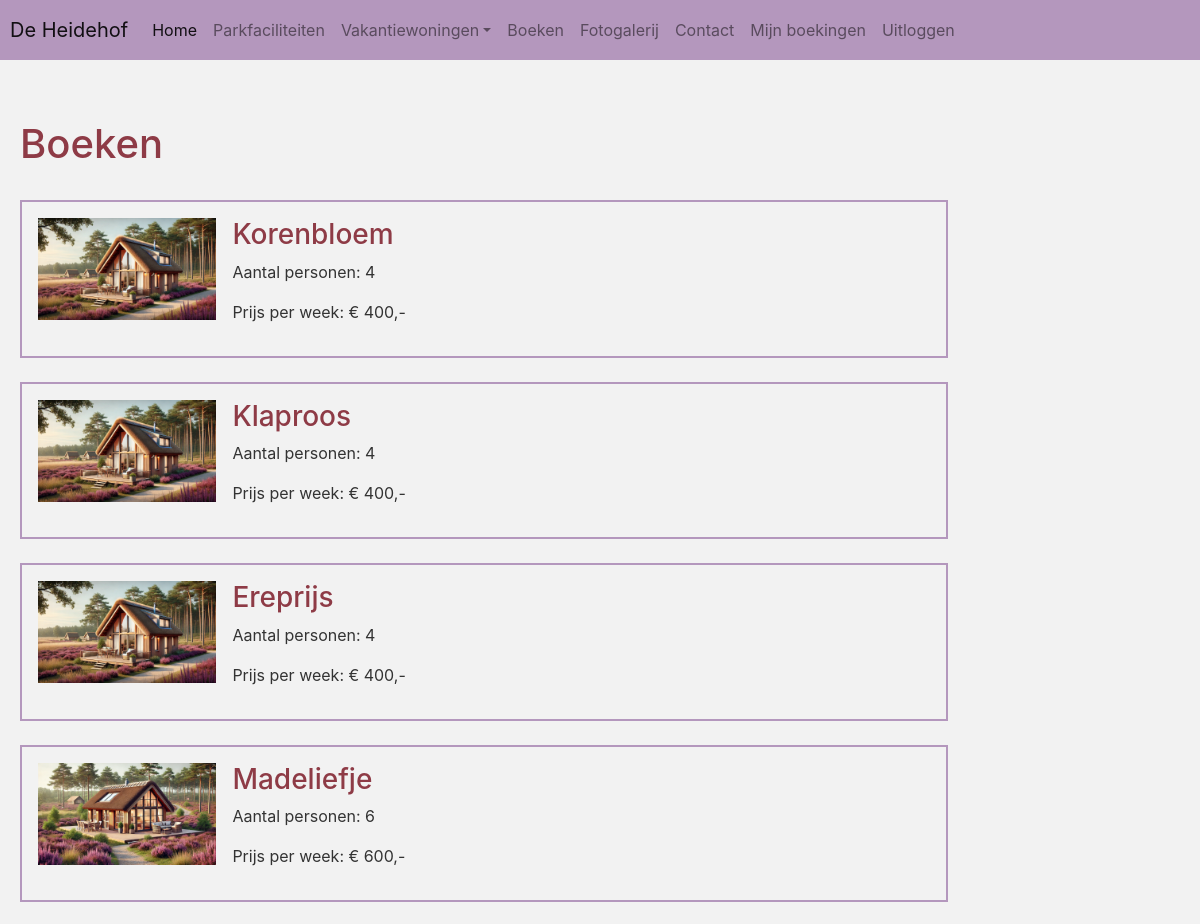
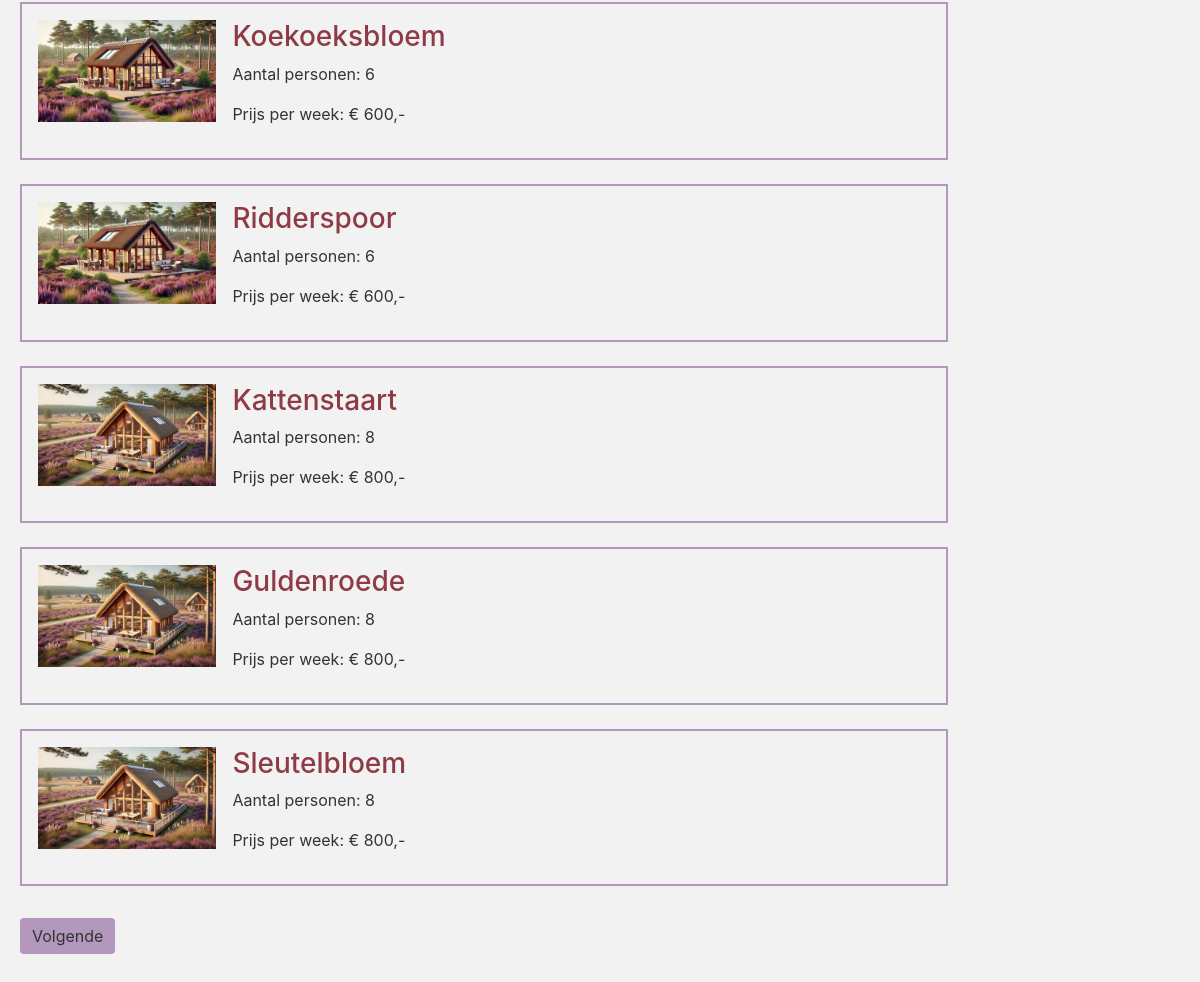
The page /boeken (signed in) on the database its author committed (2 pictures, top to bottom).
### datamodel.py (models this page shows, shortened)
class Vakantiehuis(db.Model):
    id = db.Column(db.Integer, primary_key=True)
    naam = db.Column(db.String(25), nullable=False, unique=True)
    huistype_id = db.Column(db.Integer, db.ForeignKey('huistype.id'), nullable=False)
    huistype = db.relationship('Huistype', backref=db.backref('vakantiehuizen', lazy=True))

class Huistype(db.Model):
    id = db.Column(db.Integer, primary_key=True)
    personen = db.Column(db.Integer, nullable=False)
    weekprijs = db.Column(db.Integer, nullable=False)

### routes.py (the view)
@app.route("/boeken", methods=['GET', 'POST'])
@login_required
def boeken():
    formulier = VakantiehuisFormulier()
    vakantiewoningen = db.session.query(
        Vakantiehuis.id,
        Vakantiehuis.naam,
        Huistype.personen,
        Huistype.weekprijs
    ).join(Huistype, Vakantiehuis.huistype_id == Huistype.id).all()
    formulier.vakantiehuis.choices = [(huis.id, {"naam": huis.naam, "aantal_personen": huis.personen, "weekprijs": huis.weekprijs}) for huis in vakantiewoningen]
    if formulier.validate_on_submit():
        geselecteerde_woning = formulier.vakantiehuis.data
        return redirect(url_for("selecteer_week", vakantiehuis_id=geselecteerde_woning))
    return render_template("boeken.html", form=formulier, title="Boeken")

### datamodel.py (called while the page is built)
@login_manager.user_loader
def load_user(user_id):
    return User.query.get(int(user_id))

### vakantiepark.py (called while the page is built)
@app.before_request
def create_tables():
    db.create_all()

@app.after_request
def set_veilige_headers(response):
    response.headers['X-Frame-Options'] = 'DENY'
    response.headers['X-Content-Type-Options'] = 'nosniff'
    response.headers['X-XSS-Protection'] = '1; mode=block'
    response.headers['Referrer-Policy'] = 'strict-origin-when-cross-origin'
    response.headers['Permissions-Policy'] = 'geolocation=(), microphone=(), camera-()'
    response.headers['Strict-Transport-Security'] =  'max-age=31536000; inculdeSubDomains'
    response.headers['Content-Security-Policy'] = (
        "default-src 'self'; "
        "script-src 'self'; "
        "style-src 'self' 'unsafe-inline'; "
        "img-src 'self' data:; "
        "object-src 'none'; "
        "base-uri 'self'; "
        "frame-ancestors 'none'; "
    )
    return response

### templates/boeken.html (shortened to what this page needs)
{% extends "base.html" %}
{% block content %}
<h1>Boeken</h1>
<br>
<form method="POST">
    <div class="vakantiehuis-lijst">
        {% for huis in form.vakantiehuis %}
            <label class="vakantiehuis-optie">
                <div class="vakantiehuis-info">
                    <div class="clearfix">
                        <img class="float-left mr-3 img-fluid" style="max-width: 20%; height: auto;" src="static/{{huis.label.text.aantal_personen}}.webp">
                        <div>
                            <h3>{{huis.label.text.naam}}</h3>
                            <p>Aantal personen: {{huis.label.text.aantal_personen}}</p>
                            <p>Prijs per week: € {{huis.label.text.weekprijs}},-</p>
                        </div>
                    </div>
                </div>
            </label>
        {% endfor %}
    </div>
    <br>
    <button type="submit" class="btn">{{form.volgende.label.text}}</button>
</form>
{% endblock %}

### static/vakantieparkstyle.css (style rules this page uses)
body { background-color: #f2f2f2; color: #333333; padding: 0; margin: 0; }
h1, h2, h3, h4, h5, h6, th, a:hover { color: #8E3B46; }
button { border: none; }
.btn { background-color: #B497BD; color: #333333; border: none; }
.vakantiehuis-lijst { display: flex; flex-wrap: wrap; gap: 1rem; }
.vakantiehuis-optie { border: 2px solid #B497BD; padding: 1rem; width: 80%; cursor: pointer; transition: all 0.3 ease; color: #333333; background-color: #f2f2f2; }
.vakantiehuis-info { display: flex; flex-direction: column; }

### rows shown on the page
Vakantiehuis: label.text.naam "Korenbloem"
Huistype: label.text.weekprijs "400" "400" "400"
Vakantiehuis: label.text.naam "Klaproos"
Vakantiehuis: label.text.naam "Ereprijs"
Vakantiehuis: label.text.naam "Madeliefje"
Huistype: label.text.weekprijs "600" "600" "600"
Vakantiehuis: label.text.naam "Koekoeksbloem"
Vakantiehuis: label.text.naam "Ridderspoor"
Vakantiehuis: label.text.naam "Kattenstaart"
Huistype: label.text.weekprijs "800" "800" "800"
Vakantiehuis: label.text.naam "Guldenroede"
Vakantiehuis: label.text.naam "Sleutelbloem"

### other values the page prints
{{ huis.label.text.aantal_personen }} "4" "4" "4" "6" "6" "6" "8" "8" "8"
